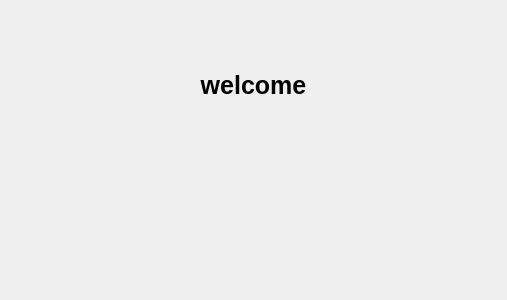
<?xml version="1.0" encoding="UTF-8"?>
<ui version="4.0">
 <class>Form</class>
 <widget class="QWidget" name="Form">
  <property name="geometry">
   <rect>
    <x>0</x>
    <y>0</y>
    <width>507</width>
    <height>300</height>
   </rect>
  </property>
  <property name="windowTitle">
   <string>Form</string>
  </property>
  <property name="windowIcon">
   <iconset>
    <normaloff>favicon.ico</normaloff>favicon.ico</iconset>
  </property>
  <layout class="QVBoxLayout" name="verticalLayout">
   <item>
    <widget class="QLabel" name="label_2">
     <property name="text">
      <string/>
     </property>
     <property name="pixmap">
      <pixmap>startscreenPic.png</pixmap>
     </property>
    </widget>
   </item>
   <item>
    <spacer name="verticalSpacer">
     <property name="orientation">
      <enum>Qt::Vertical</enum>
     </property>
     <property name="sizeType">
      <enum>QSizePolicy::Maximum</enum>
     </property>
     <property name="sizeHint" stdset="0">
      <size>
       <width>20</width>
       <height>40</height>
      </size>
     </property>
    </spacer>
   </item>
   <item>
    <widget class="QLabel" name="label">
     <property name="font">
      <font>
       <pointsize>19</pointsize>
       <weight>75</weight>
       <bold>true</bold>
      </font>
     </property>
     <property name="text">
      <string>welcome</string>
     </property>
     <property name="alignment">
      <set>Qt::AlignCenter</set>
     </property>
    </widget>
   </item>
   <item>
    <spacer name="verticalSpacer_2">
     <property name="orientation">
      <enum>Qt::Vertical</enum>
     </property>
     <property name="sizeHint" stdset="0">
      <size>
       <width>20</width>
       <height>40</height>
      </size>
     </property>
    </spacer>
   </item>
  </layout>
 </widget>
 <resources/>
 <connections/>
</ui>
